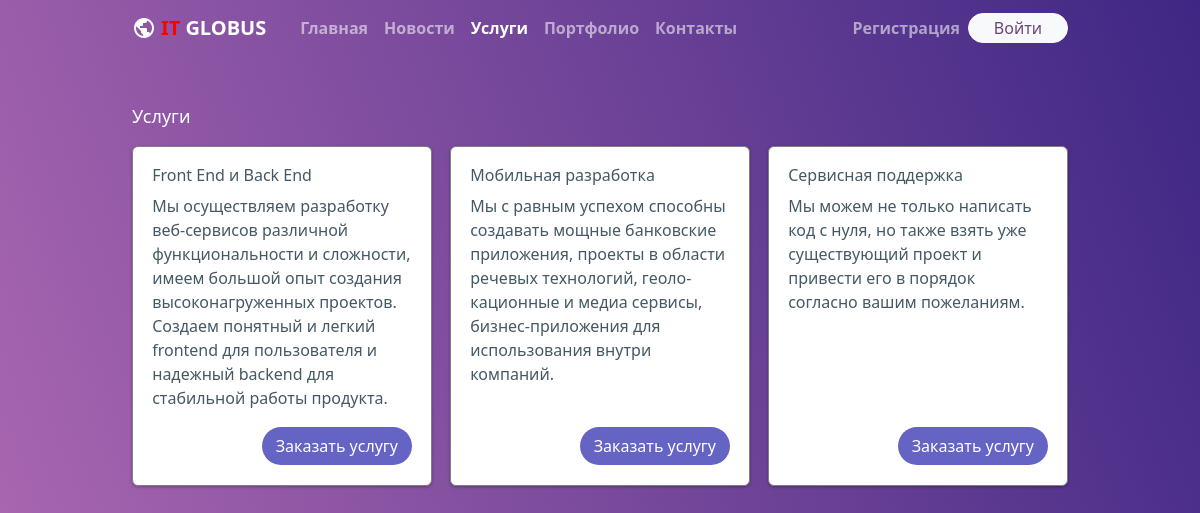
Page /services/ on the committed database.
### landing/models.py (models this page shows, shortened)
class ServicesModel(models.Model):
    title = models.CharField('Наименование услуги', max_length=30)
    description = models.CharField('Описание услуги', max_length=300)
    class Meta:
        verbose_name = ('Услуги')
        verbose_name_plural = ('Услуги')

### landing/views.py (the view)
# urls.py: path('services/', ServicesListView.as_view(), name='services'),
class ServicesListView(ListView):
    template_name = "landing/services.html"
    model = ServicesModel
    context_object_name = 'services'
    paginate_by = 5

### templates/landing/services.html (shortened to what this page needs)
{% extends 'base/base.html' %}
{% block content %}
<h2 style="color: white; margin-top: 50px; font-size: 18px;">Услуги</h2>
<div style="display: flex; flex-direction: row; flex-wrap: wrap; align-items: start; justify-content: space-between;">
    {% for n in services %}
       <div class="panel-services" style="min-height: 340px; display: flex; flex-direction: column; align-content: stretch; justify-content: space-between;">
               <h5 class="title-h">{{ n.title }}</h5>
               <p class=" panel-content" style="min-height: 216px;">{{ n.description }} </p>
               <div class="d-flex justify-content-between" style="font-size: 10px;">
                    <form action="{% url 'users:create' %}">
                    <button type="submit" class="btn rounded-pill" style="width: 150px; background-color: #6564c4; color: white;">Заказать услугу</button>
                    </form>
               </div>
        </div>
    {% endfor %}
</div>
{% endblock content %}

### static/css/style.css (style rules this page uses)
body { background-color: transparent; background-image: linear-gradient(70deg, #b06ab3 0%, #3e2784 100%); min-height: 100vh; }
.panel-services { border: 1px solid grey; width: 300px; border-radius: 6px; box-shadow: 0 1px 3px rgba(0,0,0,0.3); padding: 1.2rem; color: #445963; margin-top:10px; margin-bottom: 10px; background-color: white; }
.title-h { font-size: 16px; }

### rows in the picture
ServicesModel: title "Front End и Back End", description "Мы осуществляем разработку веб-сервисов различной функциональности и сложности, имеем большой опыт создания высоконагруженных проектов. Создаем понятный и легкий frontend для пользователя и надежный backend для стабильной работы продукта."
ServicesModel: title "Мобильная разработка", description "Мы с равным успехом способны создавать мощные банковские приложения, проекты в области речевых технологий, геоло-кационные и медиа сервисы, бизнес-приложения для использования внутри компаний."
ServicesModel: title "Сервисная поддержка", description "Мы можем не только написать код с нуля, но также взять уже существующий проект и привести его в порядок согласно вашим пожеланиям."
